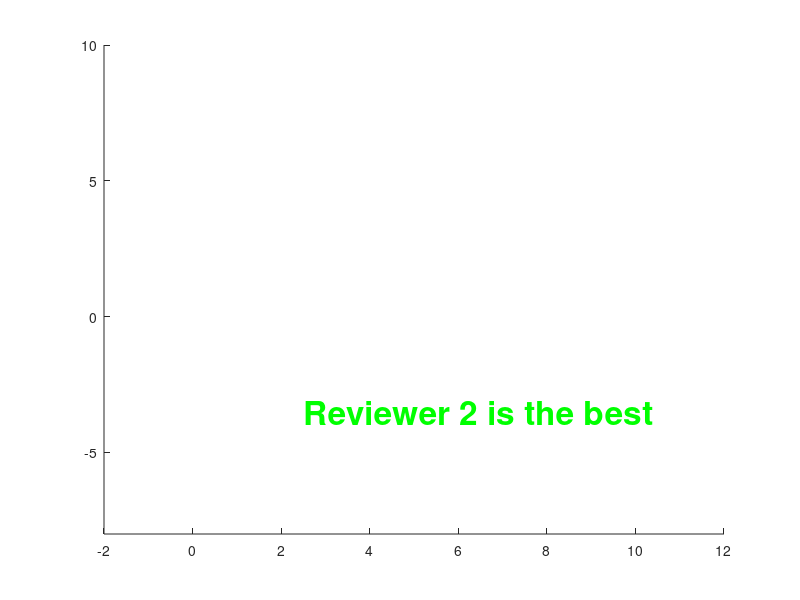

MATLAB code for this plot:
%% script_5
%
%   This script produces the year subscript
%

%today's date
date_text = date;
year = date_text(end-3:end);
%plot text
text(2.5,-3.5, 'Reviewer 2 is the best', 'FontSize', 24, 'FontWeight', 'bold', 'Color','g')
xlim([-2,12])
ylim([-8,10])

%% SOLUTION: Breakout 1

%today's date
% date_text = date;
% year = date_text(end-3:end);
%plot text
% text(2.5,-3.5, 'Reviewer 2 is the best', 'FontSize', 24, 'FontWeight', 'bold', 'Color', 'g') % per reviewer comments
% xlim([-2,12])
% ylim([-8,10])